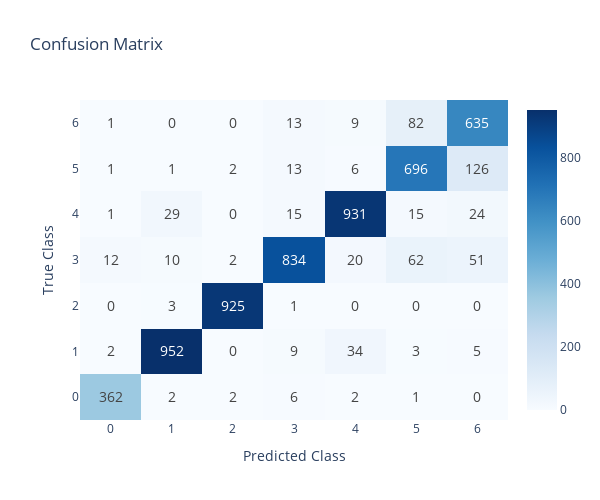
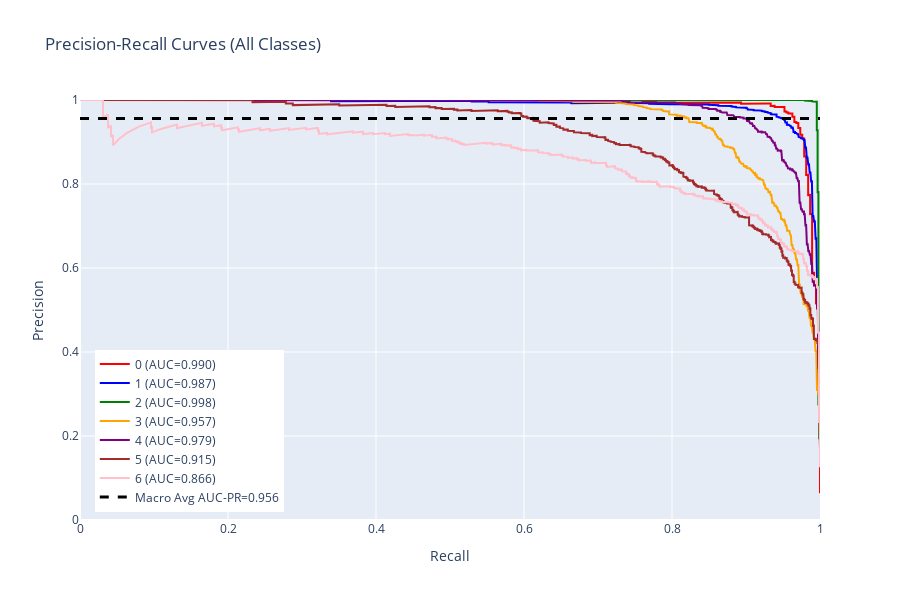

Write notebook code for charts like these, in order.
### Code cell
# FINAL REPORT - Visualizations and Metrics
print("\n" + "="*80)
print("FINAL EVALUATION REPORT")
print("="*80)


# 1. CONFUSION MATRIX HEATMAP
print("\n1. Confusion Matrix")
print("-"*60)
print(cm)

fig_cm = go.Figure(data=go.Heatmap(
    z=cm,
    x=[f'{class_names_str[i]}' for i in range(n_classes)],
    y=[f'{class_names_str[i]}' for i in range(n_classes)],
    colorscale='Blues',
    text=cm,
    texttemplate="%{text}",
    textfont={"size": 14},
    hovertemplate='True: %{y}<br>Predicted: %{x}<br>Count: %{z}<extra></extra>'
))

fig_cm.update_layout(
    title='Confusion Matrix',
    xaxis_title='Predicted Class',
    yaxis_title='True Class',
    width=600,
    height=500,
    font=dict(size=12)
)

fig_cm.show()

# 2. PRECISION-RECALL CURVES
print("\n2. Precision-Recall Curves")
print("-"*60)

fig_pr = go.Figure()

# Color palette for classes
colors = ['red', 'blue', 'green', 'orange', 'purple', 'brown', 'pink', 'gray', 'cyan', 'magenta']

# Plot PR curve for each class
for i, pr_data in enumerate(pr_curves_data):
    fig_pr.add_trace(go.Scatter(
        x=pr_data['recall'],
        y=pr_data['precision'],
        mode='lines',
        name=f"{pr_data['class']} (AUC={pr_data['auc']:.3f})",
        line=dict(color=colors[i % len(colors)], width=2)
    ))

# Add macro-average line
fig_pr.add_trace(go.Scatter(
    x=[0, 1],
    y=[macro_pr_auc, macro_pr_auc],
    mode='lines',
    name=f'Macro Avg AUC-PR={macro_pr_auc:.3f}',
    line=dict(color='black', width=3, dash='dash')
))

fig_pr.update_layout(
    title='Precision-Recall Curves (All Classes)',
    xaxis_title='Recall',
    yaxis_title='Precision',
    width=900,
    height=600,
    legend=dict(x=0.02, y=0.02),
    xaxis=dict(range=[0, 1]),
    yaxis=dict(range=[0, 1])
)

fig_pr.show()

print(f"Macro-Average AUC-PR: {macro_pr_auc:.4f}")
for i, pr_data in enumerate(pr_curves_data):
    print(f"  {pr_data['class']}: {pr_data['auc']:.4f}")

# 3. FINAL METRICS SUMMARY
print("\n" + "="*80)
print("FINAL METRICS SUMMARY (Macro Averages)")
print("="*80)

metrics_summary = {
    '3. Macro-Average Area Under Precision-Recall Curve': macro_pr_auc,
    '4. Macro TPR (True Positive Rate / Recall / Sensitivity)': macro_recall,
    '5. Macro Precision': macro_precision,
    '6. Macro Positive F1-Score': macro_f1,
    '7. Macro TNR (True Negative Rate / Specificity)': macro_tnr,
    '8. Macro NPV (Negative Predictive Value)': macro_npv,
    '9. Macro FPR (False Positive Rate)': macro_fpr,
    '10. Macro FNR (False Negative Rate)': macro_fnr,
    '11. MCC (Matthews Correlation Coefficient)': mcc_value
}

for idx, (metric_name, value) in enumerate(metrics_summary.items(), 1):
    print(f"{metric_name}: {value:.4f}")

# Create a comprehensive summary table
print("\n" + "="*80)
print("COMPREHENSIVE METRICS TABLE")
print("="*80)
print(f"{'Metric':<50} {'Value':<10}")
print("="*80)
for metric_name, value in metrics_summary.items():
    print(f"{metric_name:<50} {value:<10.4f}")
print("="*80)

# Per-class breakdown (additional information)
print("\n" + "="*80)
print("PER-CLASS METRICS BREAKDOWN")
print("="*80)
print(f"{'Class':<15} {'Precision':<12} {'Recall/TPR':<12} {'F1':<10} {'TNR':<10} {'NPV':<10} {'FPR':<10} {'FNR':<10}")
print("-"*100)
for i in range(n_classes):
    print(f"{class_names_str[i]:<15} {precision_per_class[i]:<12.4f} {recall_per_class[i]:<12.4f} "
          f"{f1_per_class[i]:<10.4f} {tnr_per_class[i]:<10.4f} {npv_per_class[i]:<10.4f} "
          f"{fpr_per_class[i]:<10.4f} {fnr_per_class[i]:<10.4f}")
print("-"*100)
print(f"{'MACRO AVG':<15} {macro_precision:<12.4f} {macro_recall:<12.4f} "
      f"{macro_f1:<10.4f} {macro_tnr:<10.4f} {macro_npv:<10.4f} "
      f"{macro_fpr:<10.4f} {macro_fnr:<10.4f}")
print("="*100)

### Figure 1 — Plotly figure (JSON) as saved in the notebook; plotly's stock layout.template omitted (floating-point values rounded to 4 significant figures)
{"data": [{"colorscale": [[0, "rgb(247,251,255)"], [0.125, "rgb(222,235,247)"], [0.25, "rgb(198,219,239)"], [0.375, "rgb(158,202,225)"], [0.5, "rgb(107,174,214)"], [0.625, "rgb(66,146,198)"], [0.75, "rgb(33,113,181)"], [0.875, "rgb(8,81,156)"], [1, "rgb(8,48,107)"]], "hovertemplate": "True: %{y}<br>Predicted: %{x}<br>Count: %{z}<extra></extra>", "text": [[362, 2, 2, 6, 2, 1, 0], [2, 952, 0, 9, 34, 3, 5], [0, 3, 925, 1, 0, 0, 0], [12, 10, 2, 834, 20, 62, 51], [1, 29, 0, 15, 931, 15, 24], [1, 1, 2, 13, 6, 696, 126], [1, 0, 0, 13, 9, 82, 635]], "textfont": {"size": 14}, "texttemplate": "%{text}", "type": "heatmap", "x": ["0", "1", "2", "3", "4", "5", "6"], "y": ["0", "1", "2", "3", "4", "5", "6"], "z": [[362, 2, 2, 6, 2, 1, 0], [2, 952, 0, 9, 34, 3, 5], [0, 3, 925, 1, 0, 0, 0], [12, 10, 2, 834, 20, 62, 51], [1, 29, 0, 15, 931, 15, 24], [1, 1, 2, 13, 6, 696, 126], [1, 0, 0, 13, 9, 82, 635]]}], "layout": {"font": {"size": 12}, "height": 500, "title": {"text": "Confusion Matrix"}, "width": 600, "xaxis": {"title": {"text": "Predicted Class"}}, "yaxis": {"title": {"text": "True Class"}}}}

### Figure 2 — Plotly figure (JSON) as saved in the notebook; plotly's stock layout.template omitted (floating-point values rounded to 4 significant figures; data arrays with more than 128 entries replaced by an {"elided": "..."} marker saying what was removed)
{"data": [{"line": {"color": "red", "width": 2}, "mode": "lines", "name": "0 (AUC=0.990)", "type": "scatter", "x": {"elided": "4658 float values"}, "y": {"elided": "4658 float values"}}, {"line": {"color": "blue", "width": 2}, "mode": "lines", "name": "1 (AUC=0.987)", "type": "scatter", "x": {"elided": "4632 float values"}, "y": {"elided": "4632 float values"}}, {"line": {"color": "green", "width": 2}, "mode": "lines", "name": "2 (AUC=0.998)", "type": "scatter", "x": {"elided": "4659 float values"}, "y": {"elided": "4659 float values"}}, {"line": {"color": "orange", "width": 2}, "mode": "lines", "name": "3 (AUC=0.957)", "type": "scatter", "x": {"elided": "4658 float values"}, "y": {"elided": "4658 float values"}}, {"line": {"color": "purple", "width": 2}, "mode": "lines", "name": "4 (AUC=0.979)", "type": "scatter", "x": {"elided": "4645 float values"}, "y": {"elided": "4645 float values"}}, {"line": {"color": "brown", "width": 2}, "mode": "lines", "name": "5 (AUC=0.915)", "type": "scatter", "x": {"elided": "4660 float values"}, "y": {"elided": "4660 float values"}}, {"line": {"color": "pink", "width": 2}, "mode": "lines", "name": "6 (AUC=0.866)", "type": "scatter", "x": {"elided": "4662 float values"}, "y": {"elided": "4662 float values"}}, {"line": {"color": "black", "dash": "dash", "width": 3}, "mode": "lines", "name": "Macro Avg AUC-PR=0.956", "type": "scatter", "x": [0, 1], "y": [0.956, 0.956]}], "layout": {"height": 600, "legend": {"x": 0.02, "y": 0.02}, "title": {"text": "Precision-Recall Curves (All Classes)"}, "width": 900, "xaxis": {"range": [0, 1], "title": {"text": "Recall"}}, "yaxis": {"range": [0, 1], "title": {"text": "Precision"}}}}
